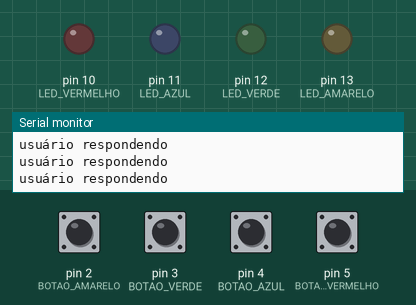
Recording of a sketch running on a simulated Arduino Uno, built with avr-gcc and run on an emulated ATmega328P. Parts: output pins drawn as LEDs (lit = HIGH), the last lines printed to the serial monitor. Dashed ring = blinking. Inputs (shaded band) come from the test bench; at power-on: pin 2 (BOTAO_AMARELO), pin 3 (BOTAO_VERDE), pin 4 (BOTAO_AZUL), pin 5 (BOTAO_VERMELHO) HIGH. Random numbers use the default seed unless the sketch sets one.

Above: at 3.8 s.
3.9 s: pin 2 (BOTAO_AMARELO) pulled LOW for 0.65 s
At 4.8 s:
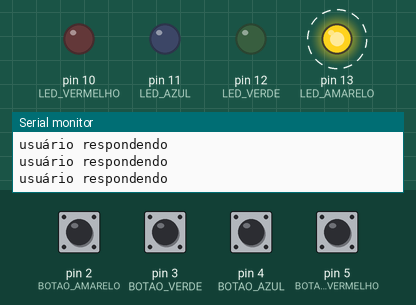
At 6.4 s:
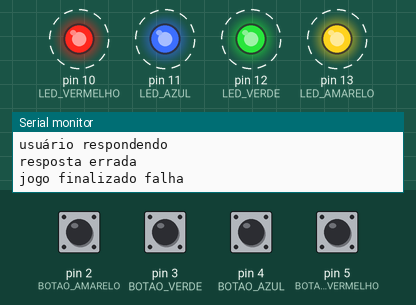
Timing chart, 0 to 13.7 s (numbered marks = the images above; inputs shaded):
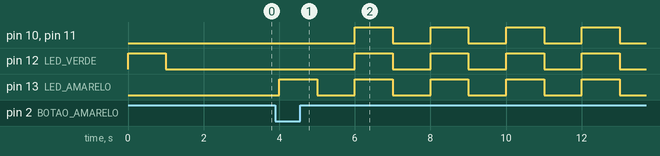

The sketch:

genius_game.ino
```cpp
// C++ code
//
#define LED_AMARELO 13
//#define LED_LARANJA 12
#define LED_VERDE 12
#define LED_AZUL 11
#define LED_VERMELHO 10
//#define LED_BRANCO 8

#define BOTAO_AMARELO 2
//#define BOTAO_LARANJA 3
#define BOTAO_VERDE 3
#define BOTAO_AZUL 4
#define BOTAO_VERMELHO 5
//#define BOTAO_BRANCO 7

#define TAMANHO_SEQUENCIA 4
#define UM_SEGUNDO 1000
#define MEIO_SEGUNDO 500

#define INDEFINIDO -1

enum Estados{
  PRONTO_PARA_PROX_RODADA,
  USUARIO_RESPONDENDO,
  JOGO_FINALIZADO_SUCESSO,
  JOGO_FINLIZADO_FALHA
};

int sequenciaLuzes[TAMANHO_SEQUENCIA];

int rodada = 0;

int leds_respondidos = 0;

void setup() {
  // put your setup code here, to run once:
  Serial.begin(9600);
  iniciaPortas();
  iniciaJogo();
}

void iniciaJogo(){
  int jogo = analogRead(0);
  randomSeed(jogo);
  for(int indicie = 0; indicie < TAMANHO_SEQUENCIA; indicie ++){
    sequenciaLuzes[indicie] = sorteiaCor();
  }
}

int sorteiaCor(){
  return random(LED_VERDE, LED_AMARELO + 1);// 2-5 (6)
}

void iniciaPortas(){
  pinMode(LED_VERDE,OUTPUT);
  pinMode(LED_AMARELO,OUTPUT);
  pinMode(LED_VERMELHO,OUTPUT);
  pinMode(LED_AZUL,OUTPUT);

  pinMode(BOTAO_VERDE,INPUT_PULLUP);
  pinMode(BOTAO_AMARELO,INPUT_PULLUP);
  pinMode(BOTAO_VERMELHO,INPUT_PULLUP);
  pinMode(BOTAO_AZUL,INPUT_PULLUP);
}

void loop() {
  switch(estadoAtual()){
    case PRONTO_PARA_PROX_RODADA:
      Serial.println("pronto para próxima rodada");
      preparaNovaRodada();
      break;
    case USUARIO_RESPONDENDO:
      Serial.println("usuário respondendo");
      processaRespostaUsuario();
      break;
    case JOGO_FINALIZADO_SUCESSO:
      Serial.println("jogo finalizado sucesso");
      jogoFinalizadoSucesso();
      break;
    case JOGO_FINLIZADO_FALHA:
      Serial.println("jogo finalizado falha");
      jogoFinalizadoFalha();
      break;
  }
  delay(500);
}

void preparaNovaRodada(){
  rodada++;
  leds_respondidos = 0;
  if(rodada <= TAMANHO_SEQUENCIA){
    tocaLedsRodada();
  }
}

void processaRespostaUsuario(){
  int resposta = checaRespostaJogador();

  if(resposta == INDEFINIDO){
    return;
  }

  if(resposta == sequenciaLuzes[leds_respondidos]){
    leds_respondidos++;
  }else{
    Serial.println("resposta errada");
    rodada = TAMANHO_SEQUENCIA + 2;
  }
}

int estadoAtual(){
  if(rodada <= TAMANHO_SEQUENCIA){
    if(leds_respondidos == rodada){
      return PRONTO_PARA_PROX_RODADA;
    }else{
      return USUARIO_RESPONDENDO;
    }
  }else if(rodada == TAMANHO_SEQUENCIA + 1){
    return JOGO_FINALIZADO_SUCESSO;
  }else{
    return JOGO_FINLIZADO_FALHA;
  }
}

void tocaLedsRodada(){
  for(int indice = 0; indice < rodada; indice++){
    piscaLed(sequenciaLuzes[indice]);
  }
}

int checaRespostaJogador(){
  if(digitalRead(BOTAO_VERDE) == LOW){
    return piscaLed(LED_VERDE);
  }
  if(digitalRead(BOTAO_AMARELO) == LOW){
    return piscaLed(LED_AMARELO);
  }
  if(digitalRead(BOTAO_VERMELHO) == LOW){
    return piscaLed(LED_VERMELHO);
  }
  if(digitalRead(BOTAO_AZUL) == LOW){
    return piscaLed(LED_AZUL);
  }

  return INDEFINIDO;
}

void jogoFinalizadoSucesso(){
  piscaLed(LED_VERDE);
  piscaLed(LED_AMARELO);
  piscaLed(LED_VERMELHO);
  piscaLed(LED_AZUL);
  delay(MEIO_SEGUNDO);
}

void jogoFinalizadoFalha(){
  digitalWrite(LED_VERDE,HIGH);
  digitalWrite(LED_AMARELO,HIGH);
  digitalWrite(LED_VERMELHO,HIGH);
  digitalWrite(LED_AZUL,HIGH);
  delay(UM_SEGUNDO);
  digitalWrite(LED_VERDE,LOW);
  digitalWrite(LED_AMARELO,LOW);
  digitalWrite(LED_VERMELHO,LOW);
  digitalWrite(LED_AZUL,LOW);
  delay(MEIO_SEGUNDO);
}

int piscaLed(int portaLed){
  digitalWrite(portaLed,HIGH);
  delay(UM_SEGUNDO);
  digitalWrite(portaLed,LOW);
  delay(MEIO_SEGUNDO);
  return portaLed;
}
```

Measured:
- after the input at 3.9 s, pin 10 (LED_VERMELHO), pin 11 (LED_AZUL), pin 12 (LED_VERDE): alternates HIGH for 1.0 s and LOW for 1.0 s, starting after 2.1 s; pin 13 (LED_AMARELO): alternates HIGH for 1.0 s and LOW for 1.0 s, starting after 0.10 s
